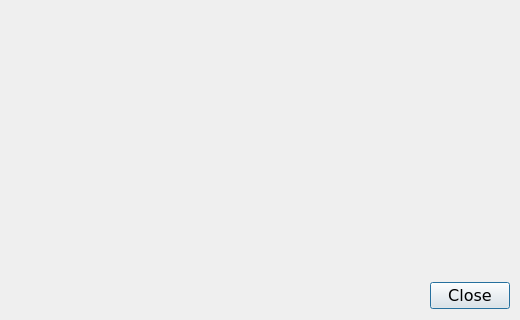
<?xml version="1.0" encoding="UTF-8"?>
<ui version="4.0">
 <class>dlgAbout</class>
 <widget class="QDialog" name="dlgAbout">
  <property name="windowModality">
   <enum>Qt::ApplicationModal</enum>
  </property>
  <property name="geometry">
   <rect>
    <x>0</x>
    <y>0</y>
    <width>520</width>
    <height>320</height>
   </rect>
  </property>
  <property name="font">
   <font>
    <family>Verdana</family>
    <pointsize>12</pointsize>
   </font>
  </property>
  <property name="windowTitle">
   <string>About</string>
  </property>
  <property name="modal">
   <bool>true</bool>
  </property>
  <widget class="QDialogButtonBox" name="buttonBox">
   <property name="geometry">
    <rect>
     <x>10</x>
     <y>280</y>
     <width>500</width>
     <height>32</height>
    </rect>
   </property>
   <property name="orientation">
    <enum>Qt::Horizontal</enum>
   </property>
   <property name="standardButtons">
    <set>QDialogButtonBox::Close</set>
   </property>
  </widget>
  <widget class="QWidget" name="layoutWidget">
   <property name="geometry">
    <rect>
     <x>10</x>
     <y>10</y>
     <width>501</width>
     <height>261</height>
    </rect>
   </property>
   <layout class="QVBoxLayout" name="verticalLayout">
    <property name="topMargin">
     <number>1</number>
    </property>
    <item>
     <widget class="QLabel" name="lblDescription">
      <property name="text">
       <string/>
      </property>
      <property name="alignment">
       <set>Qt::AlignCenter</set>
      </property>
     </widget>
    </item>
    <item>
     <widget class="QLabel" name="lblWebsite">
      <property name="text">
       <string/>
      </property>
      <property name="alignment">
       <set>Qt::AlignCenter</set>
      </property>
      <property name="openExternalLinks">
       <bool>true</bool>
      </property>
      <property name="textInteractionFlags">
       <set>Qt::TextBrowserInteraction</set>
      </property>
     </widget>
    </item>
    <item>
     <widget class="QLabel" name="lblCopyright">
      <property name="text">
       <string/>
      </property>
      <property name="alignment">
       <set>Qt::AlignCenter</set>
      </property>
     </widget>
    </item>
    <item>
     <widget class="QLabel" name="lblCLIReference">
      <property name="acceptDrops">
       <bool>false</bool>
      </property>
      <property name="text">
       <string/>
      </property>
      <property name="alignment">
       <set>Qt::AlignCenter</set>
      </property>
     </widget>
    </item>
    <item>
     <widget class="QLabel" name="lblLotROLinuxReference">
      <property name="text">
       <string/>
      </property>
      <property name="alignment">
       <set>Qt::AlignCenter</set>
      </property>
     </widget>
    </item>
    <item>
     <widget class="QLabel" name="lblPyLotROReference">
      <property name="text">
       <string/>
      </property>
      <property name="alignment">
       <set>Qt::AlignCenter</set>
      </property>
     </widget>
    </item>
    <item>
     <widget class="QLabel" name="lblVersion">
      <property name="text">
       <string/>
      </property>
      <property name="alignment">
       <set>Qt::AlignCenter</set>
      </property>
     </widget>
    </item>
   </layout>
  </widget>
 </widget>
 <resources/>
 <connections>
  <connection>
   <sender>buttonBox</sender>
   <signal>clicked(QAbstractButton*)</signal>
   <receiver>dlgAbout</receiver>
   <slot>accept()</slot>
   <hints>
    <hint type="sourcelabel">
     <x>259</x>
     <y>273</y>
    </hint>
    <hint type="destinationlabel">
     <x>259</x>
     <y>149</y>
    </hint>
   </hints>
  </connection>
 </connections>
</ui>
